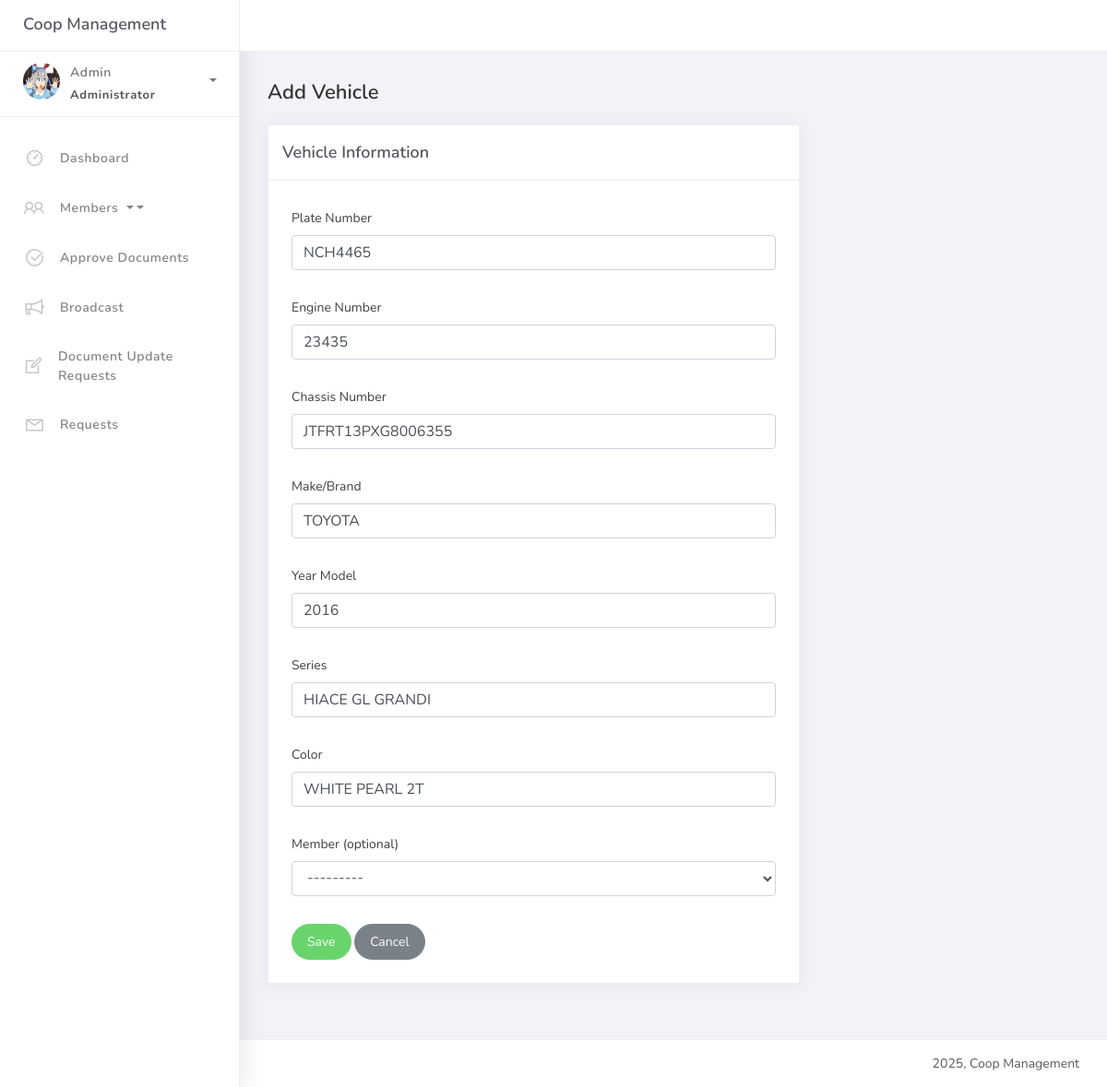
The app's page /vehicles/1/edit/ (signed in), older data.
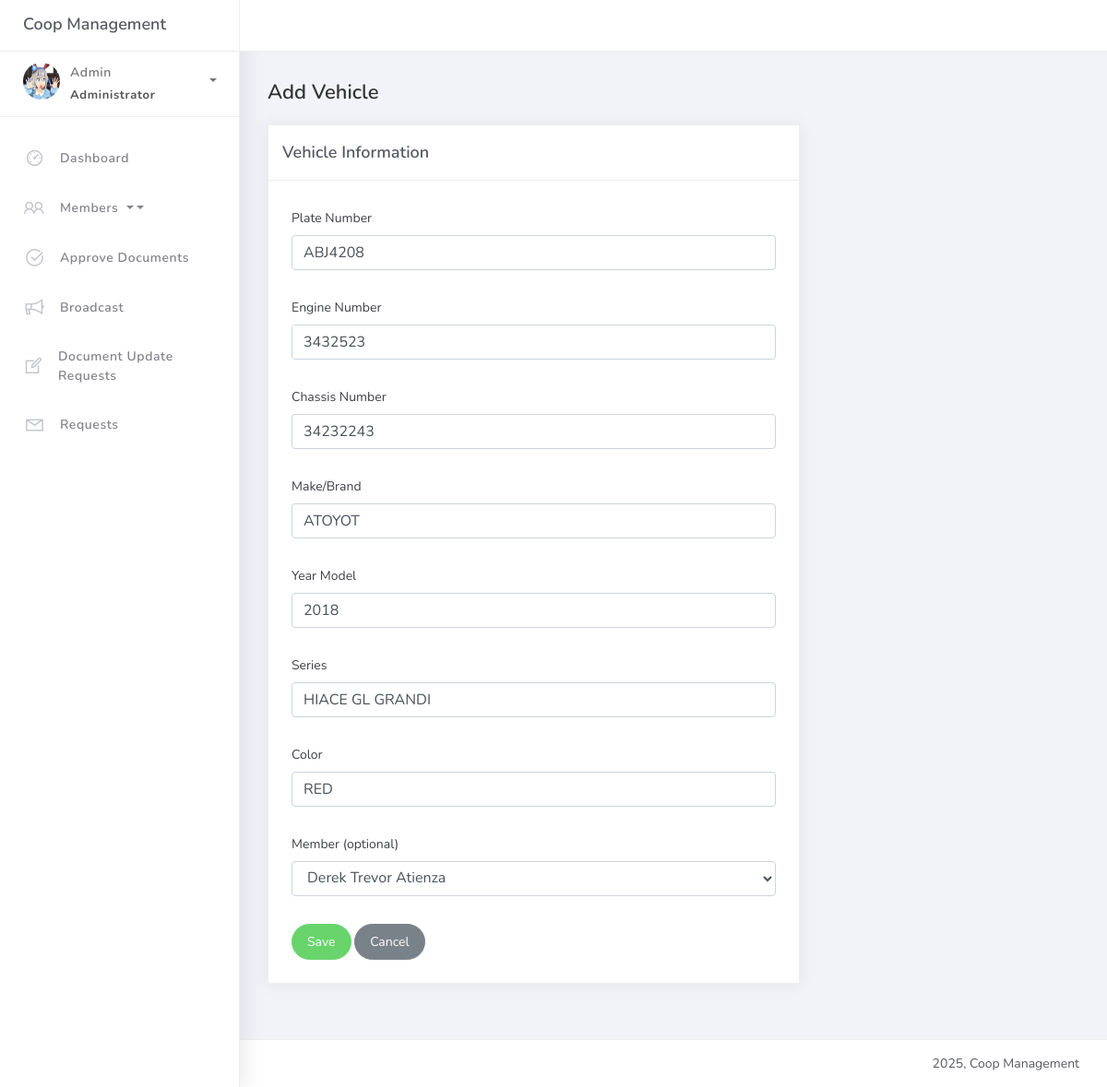
The same page, newer data.
### coop/models.py (models this page shows, shortened)
class Vehicle(models.Model):
    plate_number = models.CharField(max_length=20, unique=True)
    engine_number = models.CharField(max_length=50, blank=True, null=True)
    chassis_number = models.CharField(max_length=50, blank=True, null=True)
    make_brand = models.CharField(max_length=100, blank=True, null=True)
    body_type = models.CharField(max_length=50, default="van", editable=False)
    year_model = models.PositiveIntegerField(blank=True, null=True)
    series = models.CharField(max_length=50, blank=True, null=True)
    color = models.CharField(max_length=30, blank=True, null=True)
    member = models.ForeignKey(Member, on_delete=models.SET_NULL, null=True, blank=True, related_name="vehicles")

### coop/views.py (the view)
# urls.py: path("vehicles/<int:pk>/edit/", views.VehicleUpdateView.as_view(), name="vehicle_edit"),
@method_decorator(login_required, name='dispatch')
class VehicleUpdateView(UpdateView):
    model = Vehicle
    form_class = VehicleForm
    template_name = "vehicle_add.html"
    success_url = reverse_lazy("vehicle-list")

### coop/models.py (called while the page is built)
    def __str__(self):
        return self.full_name

### templates/vehicle_add.html (shortened to what this page needs)
{% extends 'base.html' %}
{% load static %}
{% block content %}
<div class="content">
    <div class="container-fluid">
        <h4 class="page-title">Add Vehicle</h4>
        <div class="row">
            <div class="col-md-8">
                <div class="card">
                    <div class="card-header">
                        <div class="card-title">Vehicle Information</div>
                    </div>
                    <div class="card-body">
                        <form method="POST">
                            <div class="form-group">
                                <label for="id_plate_number">Plate Number</label>
                                {{ form.plate_number }}
                            </div>
                            <div class="form-group">
                                <label for="id_engine_number">Engine Number</label>
                                {{ form.engine_number }}
                            </div>
                            <div class="form-group">
                                <label for="id_chassis_number">Chassis Number</label>
                                {{ form.chassis_number }}
                            </div>
                            <div class="form-group">
                                <label for="id_make_brand">Make/Brand</label>
                                {{ form.make_brand }}
                            </div>
                            <div class="form-group">
                                <label for="id_year_model">Year Model</label>
                                {{ form.year_model }}
                            </div>
                            <div class="form-group">
                                <label for="id_series">Series</label>
                                {{ form.series }}
                            </div>
                            <div class="form-group">
                                <label for="id_color">Color</label>
                                {{ form.color }}
                            </div>
                            <div class="form-group">
                                <label for="id_member">Member (optional)</label>
                                {{ form.member }}
                            </div>
                            <div class="form-group">
                                <button type="submit" class="btn btn-success btn-rounded">Save</button>
                                <a href="{% url 'vehicle_list' %}" class="btn btn-secondary btn-rounded">Cancel</a>
                            </div>
                        </form>
                    </div>
                </div>
            </div>
        </div>
    </div>
</div>
{% endblock %}

Row changes from the older to the newer data that the page shows:
changed Vehicle "HIACE GL GRANDI": plate_number "NCH4465" → "ABJ4208"; engine_number "23435" → "3432523"; chassis_number "JTFRT13PXG8006355" → "34232243"; make_brand "TOYOTA" → "ATOYOT"; year_model "2016" → "2018"; color "WHITE PEARL 2T" → "RED"; member "---------" → "Derek Trevor Atienza"
